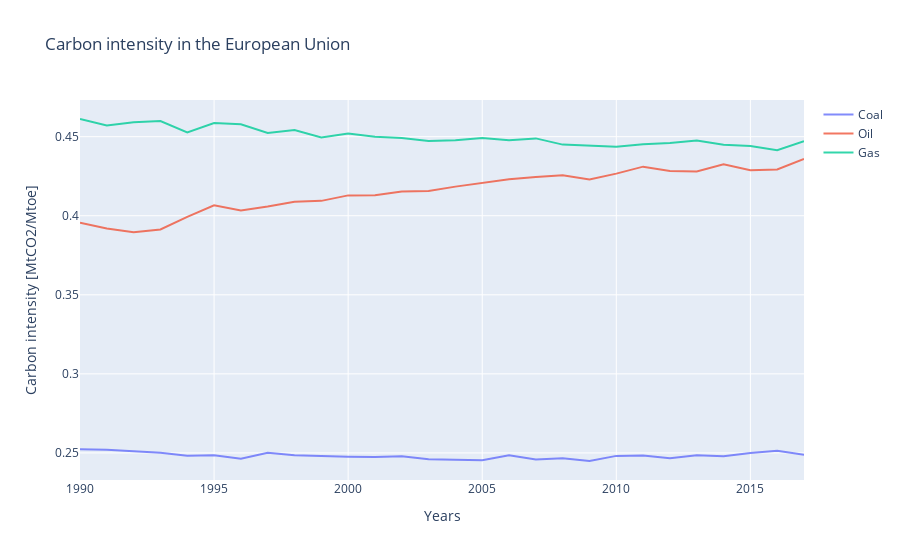

Notebook source saved alongside this figure:
### Code cell
data = [coal_emi_fact, oil_emi_fact, gas_emi_fact, fossil_emi_fact]
name_columns = ["Coal", "Oil", "Gas", "Fossil (total)"]
title = "Carbon intensity in the European Union"
y_title = "Carbon intensity [MtCO2/Mtoe]"
visualize(data, name_columns, title, y_title, total=False, show=True)
